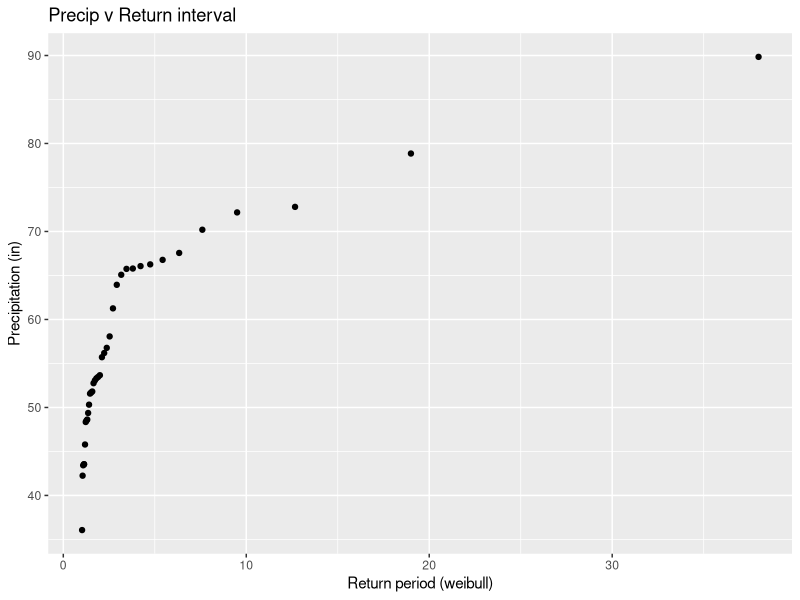
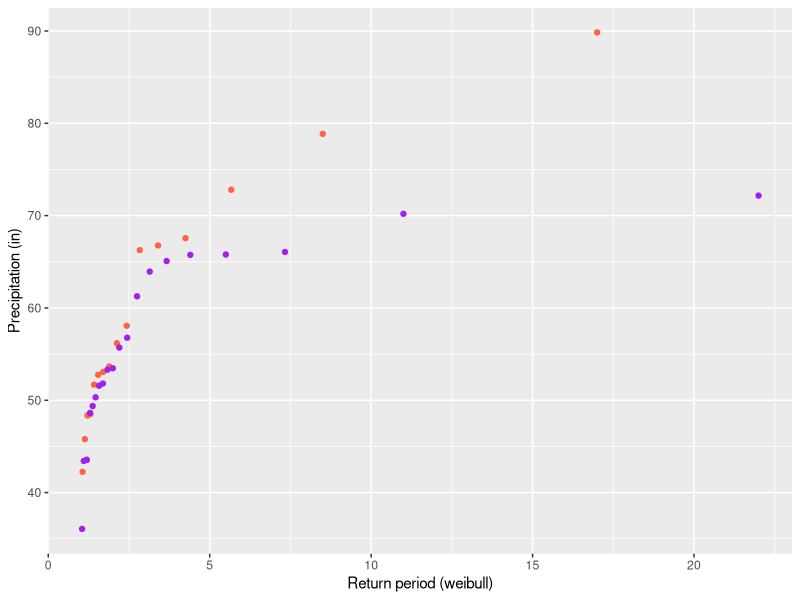

The R source for these figures, in order: (Note: this script raises an error after producing the figures.)
## ---- chunk 1
library(readxl)
library(dplyr)
library(tidyverse)
library(zoo)
library(ggplot2)

#read in raw data
Greensboro_raw <- read_excel("Data/Hydrology_memo_2.xlsx", 
    sheet = "Greensboro_daily_precip_1980-pr", 
    col_types = c("date", "text", "numeric", 
        "numeric", "numeric"), na = "NaN")

Boone_raw <- read_excel("Data/Hydrology_memo_2.xlsx", 
    sheet = "Boone_daily_precip_1980-present", 
    col_types = c("date", "text", "numeric", 
        "numeric", "numeric"), na = "NaN")

Greenville_raw <- read_excel("Data/Hydrology_memo_2.xlsx", 
    sheet = "Greenville_daily_precip_1980-pr", 
    col_types = c("date", "text", "numeric", 
        "numeric", "numeric"), na = "NaN")

Boone_raw$`Area Weighted Mean Precipitation (mm per day)` <- 
  as.numeric(Boone_raw$`Area Weighted Mean Precipitation (mm per day)`)

Greensboro_raw$`Area Weighted Mean Precipitation (mm per day)` <- 
  as.numeric(Greensboro_raw$`Area Weighted Mean Precipitation (mm per day)`)

Greenville_raw$`Area Weighted Mean Precipitation (mm per day)` <- 
  as.numeric(Greenville_raw$`Area Weighted Mean Precipitation (mm per day)`)
## ---- chunk 2
Boone_rolling_sum <- Boone_raw %>%
  # Remove NAs for leap year issues
  drop_na(`Area Weighted Mean Precipitation (mm per day)`) %>% 
  mutate(
    rolling_48hr = rollapply(`Area Weighted Mean Precipitation (mm per day)`, 
                             width = 2, FUN = sum, fill = NA, align = 'right'),
    rolling_72hr = rollapply(`Area Weighted Mean Precipitation (mm per day)`,
                             width = 3, FUN = sum, fill = NA, align = 'right')
    #sum_72hr = rollsum(`Area Weighted Mean Precipitation (mm per day)`, 3, fill=NA)
  )

Greensboro_rolling_sum <- Greensboro_raw %>%
  # Remove NAs for leap year issues
  drop_na(`Area Weighted Mean Precipitation (mm per day)`) %>% 
  mutate(
    rolling_48hr = rollapply(`Area Weighted Mean Precipitation (mm per day)`, 
                             width = 2, FUN = sum, fill = NA, align = 'right'),
    rolling_72hr = rollapply(`Area Weighted Mean Precipitation (mm per day)`, 
                             width = 3, FUN = sum, fill = NA, align = 'right')
  )

Greenville_rolling_sum <- Greenville_raw %>% 
  # Remove NAs for leap year issues
  drop_na(`Area Weighted Mean Precipitation (mm per day)`) %>% 
  mutate(
    rolling_48hr = rollapply(`Area Weighted Mean Precipitation (mm per day)`,
                             width = 2, FUN = sum, fill = NA, align = 'right'),
    rolling_72hr = rollapply(`Area Weighted Mean Precipitation (mm per day)`, 
                             width = 3, FUN = sum, fill = NA, align = 'right')
  )
## ---- chunk 3
# Boone
# Take a moving average over a 7 day window
Boone_24hr <- Boone_raw %>%
  drop_na(`Area Weighted Mean Precipitation (mm per day)`) %>%
  mutate(weekly_avg_24hr_precip = rollmean(
    `Area Weighted Mean Precipitation (mm per day)`, 
    k = 7, #weekly rolling average
    fill = NA, 
    align = "right"))

#find monthly avg and max for 24 hour events
Boone_24hr_monthlyavg <- Boone_24hr %>% 
  slice(-1, -2, -3, -4, -5, -6) %>% #skip first three rows bc NA
  group_by(year,month) %>% 
  summarize(max_24_mm = max(weekly_avg_24hr_precip),
            avg_24_mm = mean(weekly_avg_24hr_precip)) %>% 
  mutate(Timeframe = as.factor(ifelse(year>=2000,"2000-2016","1980-1999")))


# Greensboro
# Take a moving average over a 7 day window
Greensboro_24hr <- Greensboro_raw %>%
  drop_na(`Area Weighted Mean Precipitation (mm per day)`) %>%
  mutate(weekly_avg_24hr_precip = rollmean(
    `Area Weighted Mean Precipitation (mm per day)`,
    k = 7, 
    fill = NA, 
    align = "right"))

#find monthly avg and max for 24 hour events
Greensboro_24hr_monthlyavg <- Greensboro_24hr %>% 
  slice(-1, -2, -3, -4, -5, -6) %>% #skip first three rows bc NA
  group_by(year,month) %>% 
  summarize(max_24_mm = max(weekly_avg_24hr_precip),
            avg_24_mm = mean(weekly_avg_24hr_precip)) %>% 
  mutate(Timeframe = as.factor(ifelse(year>=2000,"2000-2016","1980-1999")))


# Greenville
# moving average over 7 day window
Greenville_24hr <- Greensboro_raw %>%
  drop_na(`Area Weighted Mean Precipitation (mm per day)`) %>%
  mutate(weekly_avg_24hr_precip = rollmean(
    `Area Weighted Mean Precipitation (mm per day)`, 
    k = 7, 
    fill = NA, 
    align = "right"))

# find monthly avg and max for 24 hour events
Greenville_24hr_monthlyavg <- Greenville_24hr %>% 
  slice(-1, -2, -3, -4, -5, -6) %>% #skip first three rows bc NA
  group_by(year,month) %>% 
  summarize(max_24_mm = max(weekly_avg_24hr_precip),
            avg_24_mm = mean(weekly_avg_24hr_precip)) %>% 
  mutate(Timeframe = as.factor(ifelse(year>=2000,"2000-2016","1980-1999")))


## ---- chunk 4
# Boone
Boone_recurrence_24hr <- Boone_24hr_monthlyavg %>% 
  group_by(Timeframe) %>% 
  arrange(desc(max_24_mm)) %>% 
  mutate(
    Rank = rank(-max_24_mm),
    weibull_return_24hr = ((n()+1)/Rank),
    weibull_return_24_year = weibull_return_24hr/12,
    weibull_percent_likelihood=(1/weibull_return_24_year)*100*12,
    weibull_percent_likelihood_yr=(1/weibull_return_24_year)*100,
    hazen_percent_likelihood = 100*(2*Rank-1)/(2*n()),
    hazen_percent_likelihood_yr = 12*100*(2*Rank-1)/(2*n()),
    hazen_return_24hr = 100/hazen_percent_likelihood,
    hazen_return_24hr_year = hazen_return_24hr/12,
    log_prob_occurence_hazen = log(hazen_percent_likelihood_yr),
    log_prob_occurence_weibull = log(weibull_percent_likelihood_yr)
  )

# Greensboro
Greensboro_recurrence_24hr <- Greensboro_24hr_monthlyavg %>% 
  group_by(Timeframe) %>% 
  arrange(desc(max_24_mm)) %>% 
  mutate(
    Rank = rank(-max_24_mm),
    weibull_return_24hr = ((n()+1)/Rank),
    weibull_return_24_year = weibull_return_24hr/12,
    weibull_percent_likelihood=(1/weibull_return_24_year)*100*12,
    weibull_percent_likelihood_yr=(1/weibull_return_24_year)*100,
    hazen_percent_likelihood = 100*(2*Rank-1)/(2*n()),
    hazen_percent_likelihood_yr = 12*100*(2*Rank-1)/(2*n()),
    hazen_return_24hr = 100/hazen_percent_likelihood,
    hazen_return_24hr_year = hazen_return_24hr/12,
    log_prob_occurence_hazen = log(hazen_percent_likelihood_yr),
    log_prob_occurence_weibull = log(weibull_percent_likelihood_yr)
  )

# Greenville
Greenville_recurrence_24hr <- Greenville_24hr_monthlyavg %>% 
  group_by(Timeframe) %>% 
  arrange(desc(max_24_mm)) %>% 
  mutate(
    Rank = rank(-max_24_mm),
    weibull_return_24hr = ((n()+1)/Rank),
    weibull_return_24_year = weibull_return_24hr/12,
    weibull_percent_likelihood=(1/weibull_return_24_year)*100*12,
    weibull_percent_likelihood_yr=(1/weibull_return_24_year)*100,
    hazen_percent_likelihood = 100*(2*Rank-1)/(2*n()),
    hazen_percent_likelihood_yr = 12*100*(2*Rank-1)/(2*n()),
    hazen_return_24hr = 100/hazen_percent_likelihood,
    hazen_return_24hr_year = hazen_return_24hr/12,
    log_prob_occurence_hazen = log(hazen_percent_likelihood_yr),
    log_prob_occurence_weibull = log(weibull_percent_likelihood_yr)
  )

## ---- chunk 5
Boone_24hr_plot <- Boone_recurrence_24hr %>%
  ggplot(aes(x = log_prob_occurence_hazen, 
             y = max_24_mm, 
             color = Timeframe)) +
  geom_point() +
  geom_smooth(method = "lm", se = FALSE) +
  labs(x = "Probability of Occurrence (%) (Hazen)", 
       y = "Maximum 24-Hour Precipitation (mm)", 
       title = "Boone Monthly maximum 24-Hour Precipitation vs Probability of Occurrence (Hazen)") +
  theme_minimal() +
  scale_color_manual(values = c("thistle4", "tomato3"))+
  scale_x_reverse(  # Keep the x-axis reversed
    labels = function(x) round(exp(x), 2)  # Convert log values back to probabilities for labels
  )
  # scale_x_reverse(
  #   #limits = log(c(0, 1)),  # Make sure to set the correct limits in log scale
  #   breaks = log(c(0.1, 0.04, 0.02, 0.01)),  # Log-transformed breaks
  #   labels = c("10%", "4%", "2%", "1%")  # Custom labels
  # )





## ---- chunk 6
# Define probabilities of occurrence
probabilities <- c(1, 2, 4, 10)

# Create an empty list to store results
results <- list()

# Step 1: Loop through each timeframe and fit models
for (tf in levels(Boone_recurrence_24hr$Timeframe)) {
  
  # Filter data for the current timeframe
  data_subset <- Boone_recurrence_24hr %>% 
    filter(Timeframe == tf)
  
  # Step 2: Fit a linear model
  model <- lm(max_24_mm ~ log_prob_occurence_hazen, data = data_subset)
  
  # Step 3: Create a new data frame for predictions
  new_data <- data.frame(log_prob_occurence_hazen = log(probabilities))
  
  # Step 4: Make predictions using the model
  predicted_precipitation <- predict(model, newdata = new_data)
  
  # Step 5: Combine the predictions with the corresponding probabilities and timeframe
  predicted_results <- data.frame(
    Probability = probabilities,
    Timeframe = tf,
    Predicted_Precipitation_24hr_mm = predicted_precipitation
  )
  
  # Step 6: Store the results in the list
  results[[tf]] <- predicted_results
}

# Step 7: Combine all results into a single data frame
final_results <- bind_rows(results)

# Display the predicted precipitation for each timeframe
print(final_results)

## ---- chunk 7
monthly_new_data <- Boone_24hr_monthlyavg %>% 
  filter(Timeframe=='2000-2016') %>% 
  group_by(month) %>% 
  summarise(avg=mean(max_24_mm),
            max=max(max_24_mm))
## ---- chunk 8
Boone_72hr_monthlyavg <- Boone_rolling_sum %>% 
  slice(-1, -2) %>% #skip first two rows bc NA
  group_by(year,month) %>% 
  summarize(max_72 = max(rolling_72hr),
            avg_72 = mean(rolling_72hr)) 

Boone_72hr_old <- Boone_72hr_monthlyavg %>% filter(year <= 2000)
Boone_72hr_new <- Boone_72hr_monthlyavg %>% filter(year > 2000 & year <= 2016)

n_old_72= nrow(Boone_72hr_old)

Boone_72hr_old_rank<- Boone_72hr_old %>% 
  ungroup() %>% 
  mutate(Rank_72hr_avg = rank(-avg_72), 
         weibull_return_72hr = (n_old_72 + 1) / Rank_72hr_avg)
## ---- chunk 9
#is this the way to sum for a 72 hour event? 
Boone_72hr <- Boone_raw %>%
  drop_na(`Area Weighted Mean Precipitation (mm per day)`) %>%  # Remove NA values if needed
  mutate(group = ceiling(row_number() / 3)) %>%  # Create an index grouping every 3 days
  group_by(group) %>%  # Group by this new 3-day index
  summarise(
    start_date = min(Date),  # Optionally keep track of the starting date of the 3-day period
    end_date = max(Date),    # Optionally keep track of the ending date
    precip_72hr = sum(`Area Weighted Mean Precipitation (mm per day)`, na.rm = TRUE)  # Sum precipitation over the 3-day block
  )
## ---- chunk 10

## ---- chunk 11
Boone_annual_precip <- Boone_raw %>% 
  drop_na(`Area Weighted Mean Precipitation (mm per day)`) %>% #remove NAs for Dec 31 in leap years
  group_by(year) %>% 
  summarise(Annual_precip_mm = sum(`Area Weighted Mean Precipitation (mm per day)`) ) %>% 
  mutate(Annual_precip_in = (`Annual_precip_mm`/25.4))

Greensboro_annual_precip <- Greensboro_raw %>% 
  drop_na(`Area Weighted Mean Precipitation (mm per day)`) %>% #remove NAs for Dec 31 in leap years
  group_by(year) %>% 
  summarise(Annual_precip_mm = sum(`Area Weighted Mean Precipitation (mm per day)`) )%>% 
  mutate(Annual_precip_in = (`Annual_precip_mm`/25.4))

Greenville_annual_precip <- Greenville_raw %>% 
  drop_na(`Area Weighted Mean Precipitation (mm per day)`) %>% #remove NAs for Dec 31 in leap years
  group_by(year) %>% 
  summarise(Annual_precip_mm = sum(`Area Weighted Mean Precipitation (mm per day)`) )%>% 
  mutate(Annual_precip_in = (`Annual_precip_mm`/25.4))
## ---- chunk 12
#looking at all of the data
Boone_annual_sorted <- Boone_annual_precip %>% 
  arrange(desc(Annual_precip_in))
Boone_annual_sorted$Rank = rank(-Boone_annual_sorted$Annual_precip_in)

#pre-2001
Boone_annual_sorted_old <- Boone_annual_precip[1:21,]%>% 
  arrange(desc(Annual_precip_in))
Boone_annual_sorted_old$Rank = rank(-Boone_annual_sorted_old$Annual_precip_in)

#post-2001
Boone_annual_sorted_new <- Boone_annual_precip[22:37,]%>% 
  arrange(desc(Annual_precip_in))
Boone_annual_sorted_new$Rank = rank(-Boone_annual_sorted_new$Annual_precip_in)                                              



Greensboro_annual_sorted <- Greensboro_annual_precip %>% 
  arrange(desc(Annual_precip_in))
Greensboro_annual_sorted$Rank = rank(-Greensboro_annual_sorted$Annual_precip_in)

Greenville_annual_sorted <- Greenville_annual_precip %>% 
  arrange(desc(Annual_precip_in))
Greenville_annual_sorted$Rank = rank(-Greenville_annual_sorted$Annual_precip_in)

## ---- chunk 13
n_all = 37 #number of events
Boone_annual_sorted <- Boone_annual_sorted %>% 
  mutate(weibull_return = (n_all+1)/Rank) %>% 
  mutate(hazen_return = 100/(100*(2*Rank-1)/(2*n_all)))

n_old = 21
Boone_annual_sorted_old <- Boone_annual_sorted_old %>% 
  mutate(weibull_return = (n_old+1)/Rank) %>% 
  mutate(hazen_return = 100/(100*(2*Rank-1)/(2*n_old)))

n_new= 16
Boone_annual_sorted_new <- Boone_annual_sorted_new %>% 
  mutate(weibull_return = (n_new+1)/Rank) %>% 
  mutate(hazen_return = 100/(100*(2*Rank-1)/(2*n_new)))

## ---- chunk 14
boone_annual_plot<- 
  ggplot((Boone_annual_sorted),
         #choosing variables
         aes(
           y = Annual_precip_in,
           x = weibull_return
         )) +
  geom_point()+
  ggtitle("Precip v Return interval")+
  labs(y= "Precipitation (in)", x= "Return period (weibull)")
boone_annual_plot

boone_new_old <- ggplot() +
  geom_point(data=Boone_annual_sorted_new, aes(y=Annual_precip_in, x=weibull_return), color = 'tomato')+
  geom_point(data=Boone_annual_sorted_old, aes(y=Annual_precip_in, x=weibull_return), color = 'purple')+
  labs(y= "Precipitation (in)", x= "Return period (weibull)")

boone_new_old
## ---- chunk 15
Boone_max_storms <- Boone_rolling_sum %>%
  group_by(year) %>%
  summarise(
    max_24hr = max(`Area Weighted Mean Precipitation (mm per day)`, na.rm = TRUE),
    max_48hr = max(rolling_48hr, na.rm = TRUE),
    max_72hr = max(rolling_72hr, na.rm = TRUE)
  )

Greensboro_max_storms <- Greensboro_rolling_sum %>%
  group_by(year) %>%
  summarise(
    max_24hr = max(`Area Weighted Mean Precipitation (mm per day)`, na.rm = TRUE),
    max_48hr = max(rolling_48hr, na.rm = TRUE),
    max_72hr = max(rolling_72hr, na.rm = TRUE)
  )

Greenville_max_storms <- Greenville_rolling_sum %>%
  group_by(year) %>%
  summarise(
    max_24hr = max(`Area Weighted Mean Precipitation (mm per day)`, na.rm = TRUE),
    max_48hr = max(rolling_48hr, na.rm = TRUE),
    max_72hr = max(rolling_72hr, na.rm = TRUE)
  )
## ---- chunk 16
# Step 4: Rank and calculate recurrence intervals for old period
n_old = nrow(Boone_old)
Boone_old <- Boone_old %>%
  arrange(desc(max_24hr)) %>%
  mutate(Rank_24hr = rank(-max_24hr),
         weibull_return_24hr = (n_old + 1) / Rank_24hr,
         hazen_return_24hr = (n_old + 0.5) / Rank_24hr) %>%
  arrange(desc(max_48hr)) %>%
  mutate(Rank_48hr = rank(-max_48hr),
         weibull_return_48hr = (n_old + 1) / Rank_48hr,
         hazen_return_48hr = (n_old + 0.5) / Rank_48hr) %>%
  arrange(desc(max_72hr)) %>%
  mutate(Rank_72hr = rank(-max_72hr),
         weibull_return_72hr = (n_old + 1) / Rank_72hr,
         hazen_return_72hr = (n_old + 0.5) / Rank_72hr)

# Step 4: Rank and calculate recurrence intervals for new period
n_new = nrow(Boone_new)
Boone_new <- Boone_new %>%
  arrange(desc(max_24hr)) %>%
  mutate(Rank_24hr = rank(-max_24hr),
         weibull_return_24hr = (n_new + 1) / Rank_24hr,
         hazen_return_24hr = (n_new + 0.5) / Rank_24hr) %>%
  arrange(desc(max_48hr)) %>%
  mutate(Rank_48hr = rank(-max_48hr),
         weibull_return_48hr = (n_new + 1) / Rank_48hr,
         hazen_return_48hr = (n_new + 0.5) / Rank_48hr) %>%
  arrange(desc(max_72hr)) %>%
  mutate(Rank_72hr = rank(-max_72hr),
         weibull_return_72hr = (n_new + 1) / Rank_72hr,
         hazen_return_72hr = (n_new + 0.5) / Rank_72hr)

## ---- chunk 17
# Boone 
Boone_sorted <- Boone_raw %>% 
  arrange(desc(`Area Weighted Mean Precipitation (mm per day)`))
Boone_top_50 <- Boone_sorted[1:50, ]

# Greensboro
Greensboro_sorted <- Greensboro_raw %>% 
  arrange(desc(`Area Weighted Mean Precipitation (mm per day)`))
Greensboro_top_50 <- Greensboro_sorted[1:50, ]

# Greenville
Greenville_sorted <- Greenville_raw %>% 
  arrange(desc(`Area Weighted Mean Precipitation (mm per day)`))
Greenville_top_50 <- Greenville_sorted[1:50, ]

## ---- chunk 18
# Function to check rainfall duration for each large event
get_rain_duration <- function(data, date, window = 7) {
  # Find the index of the current date
  index <- which(data$Date == date)
  
  start_index <- max(1, index - window)  # Ensure we don't go out of bounds
  end_index <- min(nrow(data), index + window)  # Ensure we don't exceed the last row
  
  # Precipitation values in the 10 days before and after the event
  precip_values <- 
    data$`Area Weighted Mean Precipitation (mm per day)`[start_index:end_index]
  
  # Event day is the center, which is at index
  event_day_precip <- 
    data$`Area Weighted Mean Precipitation (mm per day)`[index]
  
  # Identify how long the event lasted (precipitation > 0)
  event_duration <- sum(precip_values > 4)
  
  return(event_duration)
}

# Apply the function for each of the top 50 values for each city 
Boone_durations <- sapply(1:nrow(Boone_top_50), function(i) {
  date <- Boone_top_50$Date[i]  # Get the date of the top 50th event
  get_rain_duration(Boone_raw, date)  # Calculate the rain duration for that event
})
Greensboro_durations <- sapply(1:nrow(Greensboro_top_50), function(i) {
  date <- Greensboro_top_50$Date[i]  # Get the date of the top 50th event
  get_rain_duration(Greensboro_raw, date)  # Calculate the rain duration for that event
})
Greenville_durations <- sapply(1:nrow(Greenville_top_50), function(i) {
  date <- Greenville_top_50$Date[i]  # Get the date of the top 50th event
  get_rain_duration(Greenville_raw, date)  # Calculate the rain duration for that event
})

# Add durations back to the top_50 dataframe
Boone_top_50$rain_event_duration <- Boone_durations
Greensboro_top_50$rain_event_duration <- Greensboro_durations
Greenville_top_50$rain_event_duration <- Greenville_durations

# Step 4: Calculate and print the average duration
Boone_average_duration <- mean(Boone_top_50$rain_event_duration)
print(paste("The average duration of the top 50 storm events in Boone is", Boone_average_duration, "days"))

Greenville_average_duration <- mean(Greenville_top_50$rain_event_duration)
print(paste("The average duration of the top 50 storm events in Greenville is", Greenville_average_duration, "days"))

Greensboro_average_duration <- mean(Greensboro_top_50$rain_event_duration)
print(paste("The average duration of the top 50 storm events in Greensboro is",Greensboro_average_duration, "days"))

## ---- chunk 19
# Boone_old <- Boone_max_storms %>% filter(year <= 2000)
# Boone_new <- Boone_max_storms %>% filter(year > 2000 & year <= 2016)
# 
# Greensboro_old <- Greensboro_max_storms %>% filter(year <= 2000)
# Greensboro_new <- Greensboro_max_storms %>% filter(year > 2000 & year <= 2016)
# 
# Greenville_old <- Greenville_max_storms %>% filter(year <= 2000)
# Greenville_new <- Greenville_max_storms %>% filter(year > 2000 & year <= 2016)
